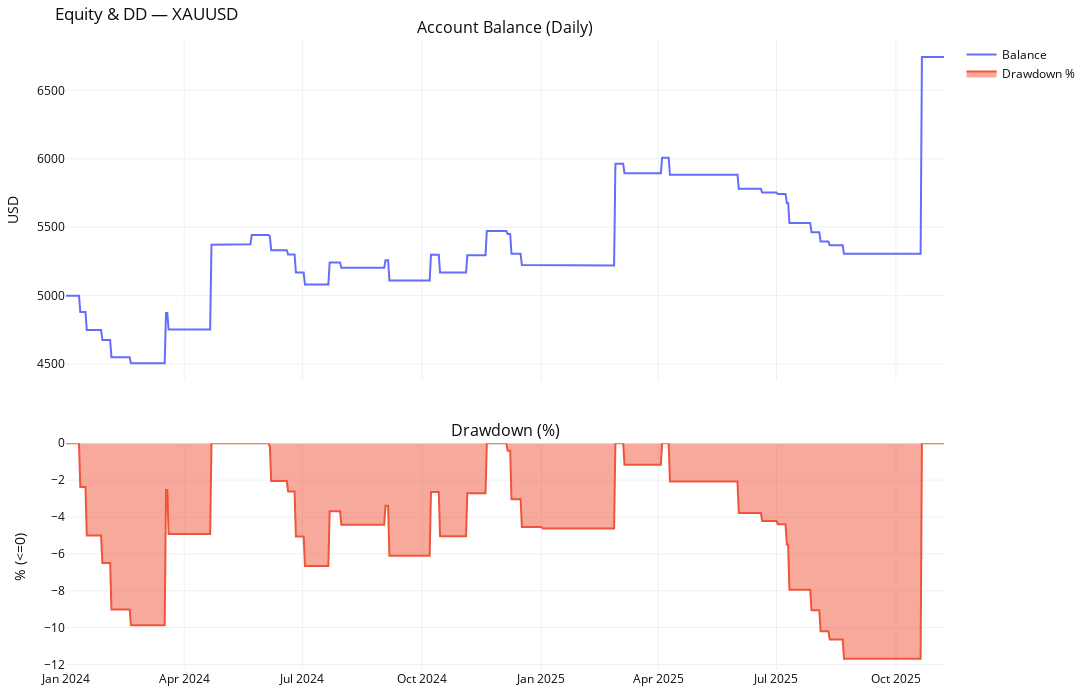

This figure's notebook cell:
### Markdown cell above
## 4.2 Test data

### Code cell
res_opt_test = run_backtest_for_symbol_v2(
    pair=PAIR,
    timeframe=TIMEFRAME,
    start_date=TEST_START,
    end_date=TEST_END,
    initial_capital=INITIAL_CAPITAL,
    risk_per_trade=RISK_PER_TRADE,
    risk_mode=RISK_MODE,
    commission_per_lot=COMMISSION_PER_LOT,
    lookback=OPTIMIZE_LOOKBACK,
)

print(f"\n=== {PAIR} ===")
display(res_opt_test["report_df"].T)

fig_equity = plot_equity_and_dd(res_opt_test["balance_daily"], res_opt_test["dd_pct"])
fig_equity.update_layout(title_text=f"Equity & DD — {PAIR}")
fig_equity.show()

fig_trade = plot_trade_distribution_and_side_pnl(res_opt_test["trades"])
fig_trade.update_layout(title_text=f"Trade Distribution & Side PnL — {PAIR}")
fig_trade.show()

### Figure 1 — Plotly figure (JSON) as saved in the notebook; plotly's stock layout.template omitted (floating-point values rounded to 4 significant figures; data arrays with more than 128 entries replaced by an {"elided": "..."} marker saying what was removed)
{"data": [{"mode": "lines", "name": "Balance", "type": "scatter", "x": {"elided": "677 str values"}, "xaxis": "x", "y": {"elided": "677 float values"}, "yaxis": "y"}, {"fill": "tozeroy", "mode": "lines", "name": "Drawdown %", "type": "scatter", "x": {"elided": "677 str values"}, "xaxis": "x2", "y": {"elided": "677 float values"}, "yaxis": "y2"}], "layout": {"annotations": [{"font": {"size": 16}, "showarrow": false, "text": "Account Balance (Daily)", "x": 0.5, "xanchor": "center", "xref": "paper", "y": 1, "yanchor": "bottom", "yref": "paper"}, {"font": {"size": 16}, "showarrow": false, "text": "Drawdown (%)", "x": 0.5, "xanchor": "center", "xref": "paper", "y": 0.36, "yanchor": "bottom", "yref": "paper"}], "font": {"color": "#0c0d11", "size": 12}, "height": 700, "margin": {"b": 30, "l": 40, "r": 30, "t": 40}, "paper_bgcolor": "#ffffff", "plot_bgcolor": "#ffffff", "showlegend": true, "title": {"text": "Equity & DD — XAUUSD"}, "width": 1300, "xaxis": {"anchor": "y", "domain": [0, 1], "gridcolor": "#f0f0f0", "matches": "x2", "showticklabels": false}, "xaxis2": {"anchor": "y2", "domain": [0, 1], "gridcolor": "#f0f0f0"}, "yaxis": {"anchor": "x", "domain": [0.46, 1], "gridcolor": "#f0f0f0", "title": {"text": "USD"}}, "yaxis2": {"anchor": "x2", "domain": [0, 0.36], "gridcolor": "#f0f0f0", "title": {"text": "% (<=0)"}}}}
